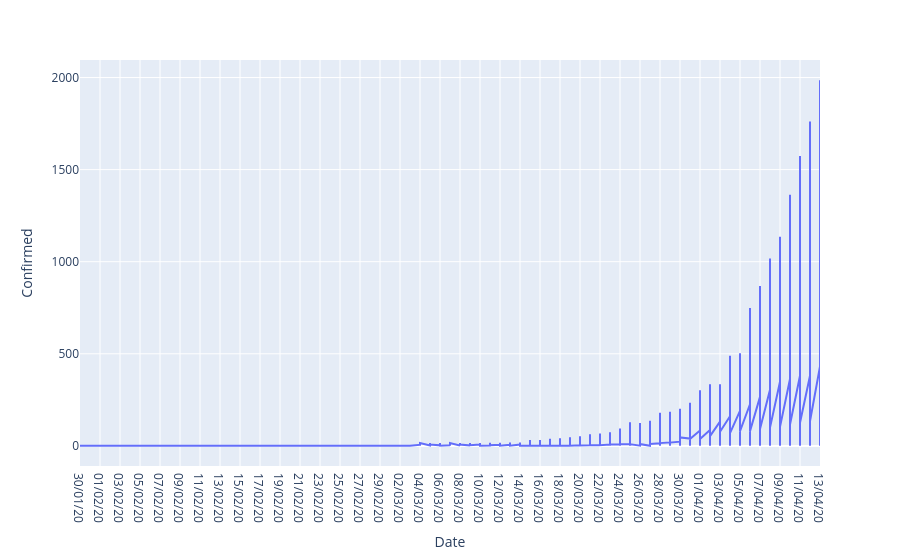

The code cell stored with this chart in its notebook:
### Code cell
px.line(data2,x='Date',y='Confirmed')

### Figure 1 — Plotly figure (JSON) as saved in the notebook; plotly's stock layout.template omitted (floating-point values rounded to 4 significant figures; data arrays with more than 128 entries replaced by an {"elided": "..."} marker saying what was removed)
{"data": [{"hovertemplate": "Date=%{x}<br>Confirmed=%{y}<extra></extra>", "legendgroup": "", "line": {"color": "#636efa", "dash": "solid"}, "marker": {"symbol": "circle"}, "mode": "lines", "name": "", "orientation": "v", "showlegend": false, "type": "scatter", "x": {"elided": "926 str values"}, "xaxis": "x", "y": {"elided": "926 int values"}, "yaxis": "y"}], "layout": {"legend": {"tracegroupgap": 0}, "margin": {"t": 60}, "xaxis": {"anchor": "y", "domain": [0, 1], "title": {"text": "Date"}}, "yaxis": {"anchor": "x", "domain": [0, 1], "title": {"text": "Confirmed"}}}}
